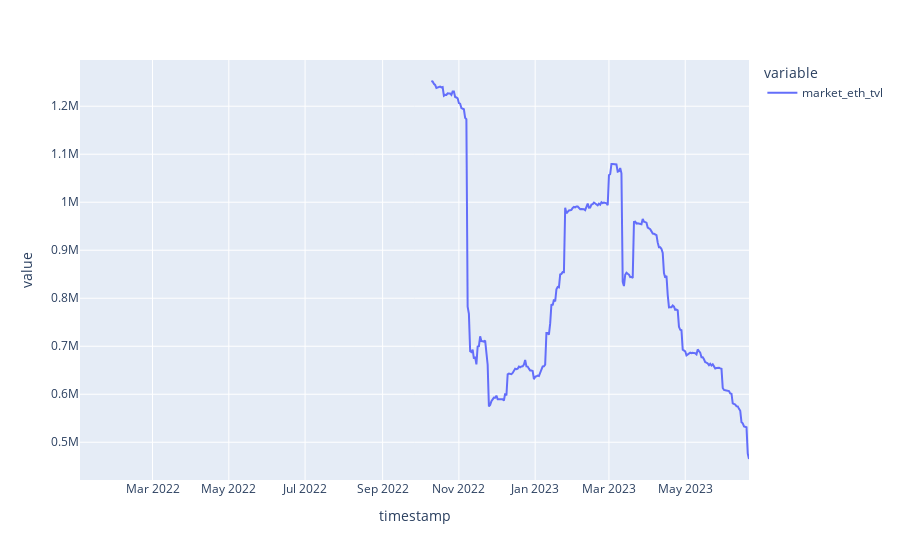

The notebook cell this image was saved under:
### Code cell
px.line(stETH_eth_apr_df['market_eth_tvl'])

### Figure 1 — Plotly figure (JSON) as saved in the notebook; plotly's stock layout.template omitted (floating-point values rounded to 4 significant figures; data arrays with more than 128 entries replaced by an {"elided": "..."} marker saying what was removed)
{"data": [{"hovertemplate": "variable=market_eth_tvl<br>timestamp=%{x}<br>value=%{y}<extra></extra>", "legendgroup": "market_eth_tvl", "line": {"color": "#636efa", "dash": "solid"}, "marker": {"symbol": "circle"}, "mode": "lines", "name": "market_eth_tvl", "orientation": "v", "showlegend": true, "type": "scatter", "x": {"elided": "536 str values"}, "xaxis": "x", "y": {"elided": "536 float values"}, "yaxis": "y"}], "layout": {"legend": {"title": {"text": "variable"}, "tracegroupgap": 0}, "margin": {"t": 60}, "xaxis": {"anchor": "y", "domain": [0, 1], "title": {"text": "timestamp"}}, "yaxis": {"anchor": "x", "domain": [0, 1], "title": {"text": "value"}}}}
